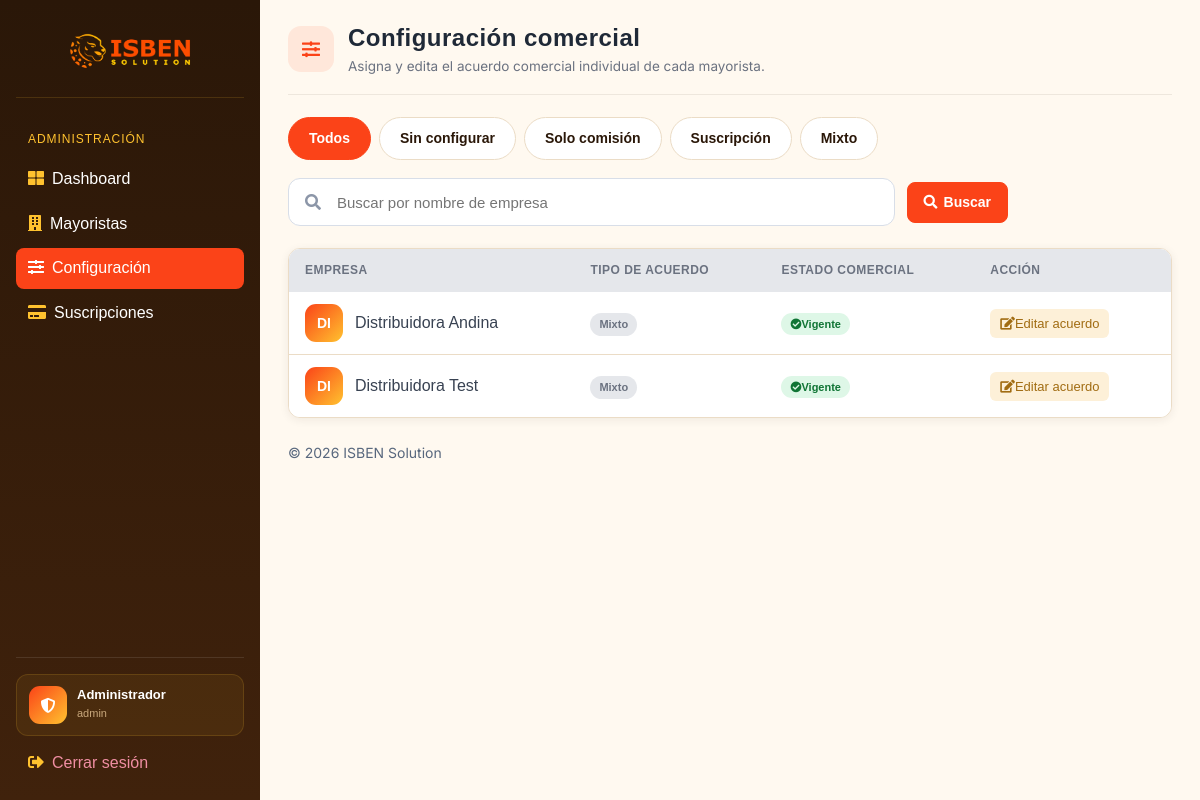
The page /admin-panel/configuracion/ (signed in) on the database as committed earlier.
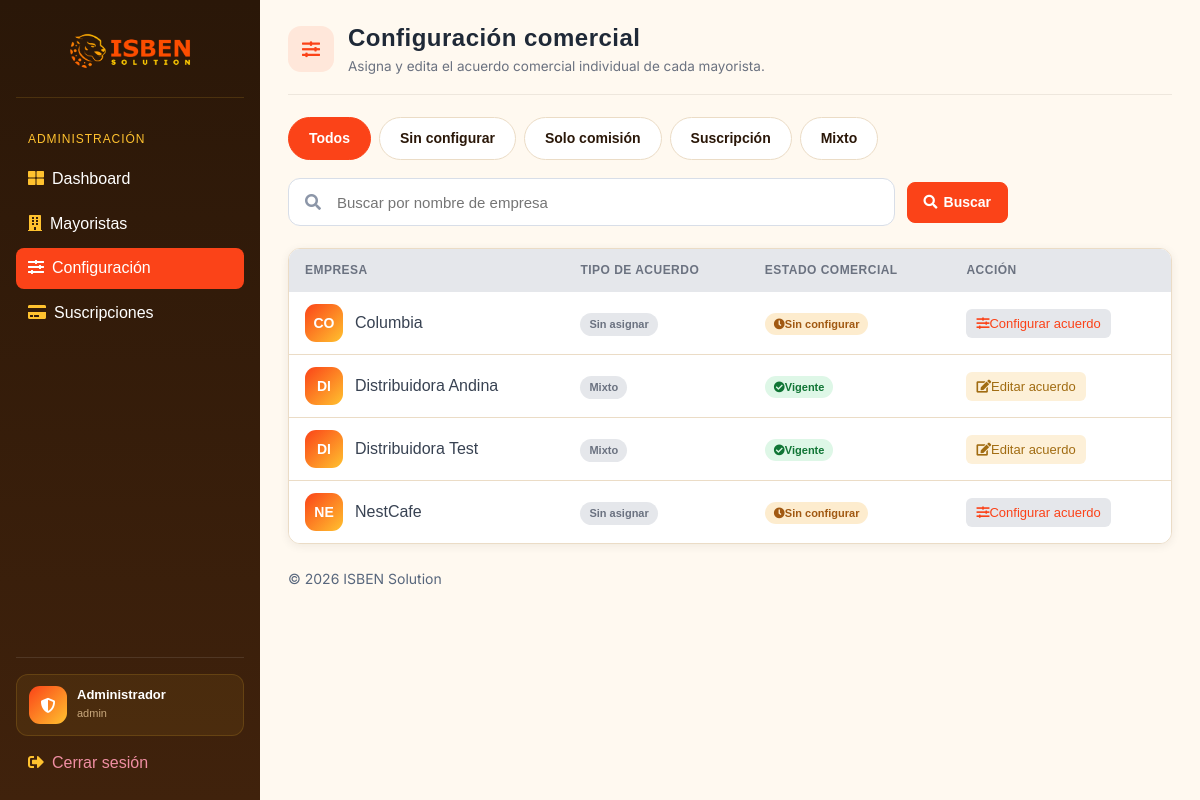
The same page on the database as committed later.
### appDjango/models.py (models this page shows, shortened)
class Mayorista(models.Model):
    CATEGORIA_CHOICES = [
        ("bebidas", "Bebidas"),
        ("abarrotes", "Abarrotes"),
        ("lacteos", "Lácteos"),
        ("limpieza", "Limpieza"),
        ("otro", "Otro"),
    ]
    PLAN_CHOICES = [
        ("sin_asignar", "Sin asignar"),
        ("suscripcion", "Suscripción anual"),
        ("comision", "Solo comisión"),
        ("mixto", "Mixto"),
    ]
    ESTADO_CHOICES = [
        ("pendiente_pago", "Pendiente de pago"),
        ("activo", "Activo"),
        ("suspendido", "Suspendido"),
    ]
    MESES_CORTOS = [
        "Ene",
        "Feb",
        "Mar",
        "Abr",
        "May",
        "Jun",
        "Jul",
        "Ago",
        "Sep",
        "Oct",
        "Nov",
        "Dic",
    ]
    cuenta = models.OneToOneField(
        settings.AUTH_USER_MODEL,
        on_delete=models.CASCADE,
        related_name="perfil_mayorista",
    )
    nombre = models.CharField(max_length=255)
    telefono = models.CharField(
        max_length=15,
        default="",
    )
    categoria = models.CharField(max_length=20, choices=CATEGORIA_CHOICES)
    logo_url = models.TextField(blank=True, null=True)
    estado = models.CharField(
        max_length=20, choices=ESTADO_CHOICES, default="pendiente_pago"
    )
    plan = models.CharField(
        max_length=20,
        choices=PLAN_CHOICES,
        default="sin_asignar",
    )
    tarifa_anual = models.DecimalField(max_digits=10, decimal_places=2, default=0)
    porcentaje_comision = models.DecimalField(max_digits=5, decimal_places=2, default=0)
    fecha_vencimiento = models.DateField(blank=True, null=True)
    @property
    def estado_comercial(self):
        if not self.plan or self.plan == "sin_asignar":
            return "sin_configurar"
        if self.plan in ("suscripcion", "mixto"):
            if not self.fecha_vencimiento:
                return "sin_configurar"
            hoy = timezone.localdate()
            if self.fecha_vencimiento < hoy:
                return "vencido"
            limite_por_vencer = hoy + timedelta(days=30)
            if self.fecha_vencimiento <= limite_por_vencer:
                return "por_vencer"
        return "vigente"

### appDjango/views.py (the view)
@admin_required
def admin_configuracion(request):
    filtro = request.GET.get("filtro", "todos")
    busqueda = request.GET.get("q", "").strip()
    mayoristas = Mayorista.objects.select_related("cuenta").order_by("nombre")
    filtros_permitidos = {
        "sin_asignar",
        "comision",
        "suscripcion",
        "mixto",
    }
    if filtro in filtros_permitidos:
        mayoristas = mayoristas.filter(plan=filtro)
    else:
        filtro = "todos"
    if busqueda:
        mayoristas = mayoristas.filter(nombre__icontains=busqueda)
    contexto = {
        "mayoristas": mayoristas,
        "filtro": filtro,
        "busqueda": busqueda,
    }
    return render(
        request,
        "admin/configuracion.html",
        contexto,
    )

### appDjango/views.py (called while the page is built)
def admin_required(view_func):
    @wraps(view_func)
    def wrapper(request, *args, **kwargs):
        if not request.user.is_authenticated or not request.user.is_staff:
            return redirect("portal_login_admin")
        return view_func(request, *args, **kwargs)
    return wrapper

### appDjango/templates/admin/configuracion.html (shortened to what the changed rows need)
{% extends 'layouts/base.html' %}
{% block content %}
  <div class="pagina-cabecera">
    <div class="pagina-cabecera-titulo">
      <div>
        <h1>Configuración comercial</h1>
      </div>
    </div>
  </div>
  <div class="table-card">
    <table>
      <thead>
        <tr>
          <th>Empresa</th>
          <th>Tipo de acuerdo</th>
          <th>Estado comercial</th>
          <th>Acción</th>
        </tr>
      </thead>
      <tbody>
        {% for mayorista in mayoristas %}
          <tr>
            <td>
              <div class="vendedor-cabecera" style="margin-bottom: 0;">
                <div class="vendedor-avatar"
                     style="
                       width: 38px;
                       height: 38px;
                       font-size: 14px;
                       border-radius: 11px;
                     ">
                  {{ mayorista.nombre|slice:":2"|upper }}
                </div>
                <strong>{{ mayorista.nombre }}</strong>
              </div>
            </td>
            <td>
              {% if mayorista.plan == 'sin_asignar' %}
                <span class="portal-badge portal-badge-gray">
                  Sin asignar
                </span>
              {% elif mayorista.plan == 'comision' %}
                <span class="portal-badge portal-badge-amber">
                  Solo comisión
                </span>
              {% elif mayorista.plan == 'suscripcion' %}
                <span class="portal-badge portal-badge-green">
                  Suscripción
                </span>
              {% elif mayorista.plan == 'mixto' %}
                <span class="portal-badge portal-badge-gray">
                  Mixto
                </span>
              {% endif %}
            </td>
            <td>
              {% if mayorista.estado_comercial == 'sin_configurar' %}
                <span class="portal-badge portal-badge-amber">
                  <i class="fas fa-clock"></i>
                  Sin configurar
                </span>
              {% elif mayorista.estado_comercial == 'vigente' %}
                <span class="portal-badge portal-badge-green">
                  <i class="fas fa-check-circle"></i>
                  Vigente
                </span>
              {% elif mayorista.estado_comercial == 'por_vencer' %}
                <span class="portal-badge portal-badge-amber">
                  <i class="fas fa-exclamation-circle"></i>
                  Por vencer
                </span>
              {% elif mayorista.estado_comercial == 'vencido' %}
                <span class="portal-badge portal-badge-red">
                  <i class="fas fa-times-circle"></i>
                  Vencido
                </span>
              {% endif %}
            </td>
            <td>
              {% if mayorista.estado_comercial == 'sin_configurar' %}
                <a href="{% url 'portal_admin_mayorista_configuracion' mayorista.id %}"
                   class="action action-view">
                  <i class="fas fa-sliders-h"></i>
                  Configurar acuerdo
                </a>
              {% else %}
                <a href="{% url 'portal_admin_mayorista_configuracion' mayorista.id %}"
                   class="action action-edit">
                  <i class="fas fa-edit"></i>
                  Editar acuerdo
                </a>
              {% endif %}
            </td>
          </tr>
        {% endfor %}
      </tbody>
    </table>
  </div>
{% endblock %}

Rows that differ between the two databases and show on the page:
added Mayorista: nombre "CO", nombre "Columbia", plan "Sin asignar"
added Mayorista: nombre "NE", nombre "NestCafe", plan "Sin asignar"
